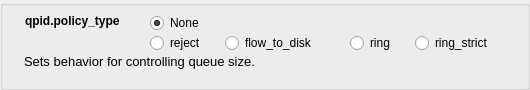
        <widget class="QGroupBox" name="groupBox_15">
         <property name="sizePolicy">
          <sizepolicy hsizetype="Preferred" vsizetype="Minimum">
           <horstretch>0</horstretch>
           <verstretch>0</verstretch>
          </sizepolicy>
         </property>
         <property name="minimumSize">
          <size>
           <width>0</width>
           <height>75</height>
          </size>
         </property>
         <property name="statusTip">
          <string>poicy_type</string>
         </property>
         <property name="title">
          <string/>
         </property>
         <widget class="QTextEdit" name="textEdit_15">
          <property name="enabled">
           <bool>true</bool>
          </property>
          <property name="geometry">
           <rect>
            <x>20</x>
            <y>50</y>
            <width>501</width>
            <height>31</height>
           </rect>
          </property>
          <property name="minimumSize">
           <size>
            <width>0</width>
            <height>31</height>
           </size>
          </property>
          <property name="font">
           <font>
            <pointsize>10</pointsize>
           </font>
          </property>
          <property name="focusPolicy">
           <enum>Qt::NoFocus</enum>
          </property>
          <property name="autoFillBackground">
           <bool>false</bool>
          </property>
          <property name="styleSheet">
           <string notr="true">background: transparent;</string>
          </property>
          <property name="frameShape">
           <enum>QFrame::NoFrame</enum>
          </property>
          <property name="frameShadow">
           <enum>QFrame::Plain</enum>
          </property>
          <property name="lineWidth">
           <number>0</number>
          </property>
          <property name="verticalScrollBarPolicy">
           <enum>Qt::ScrollBarAlwaysOff</enum>
          </property>
          <property name="horizontalScrollBarPolicy">
           <enum>Qt::ScrollBarAlwaysOff</enum>
          </property>
          <property name="readOnly">
           <bool>true</bool>
          </property>
          <property name="html">
           <string>&lt;!DOCTYPE HTML PUBLIC &quot;-//W3C//DTD HTML 4.0//EN&quot; &quot;http://www.w3.org/TR/REC-html40/strict.dtd&quot;&gt;
&lt;html&gt;&lt;head&gt;&lt;meta name=&quot;qrichtext&quot; content=&quot;1&quot; /&gt;&lt;style type=&quot;text/css&quot;&gt;
p, li { white-space: pre-wrap; }
&lt;/style&gt;&lt;/head&gt;&lt;body style=&quot; font-family:'Cantarell'; font-size:10pt; font-weight:400; font-style:normal;&quot;&gt;
&lt;p style=&quot; margin-top:0px; margin-bottom:0px; margin-left:0px; margin-right:0px; -qt-block-indent:0; text-indent:0px;&quot;&gt;Sets behavior for controlling queue size.&lt;/p&gt;&lt;/body&gt;&lt;/html&gt;</string>
          </property>
         </widget>
         <widget class="QLabel" name="policy_type">
          <property name="geometry">
           <rect>
            <x>25</x>
            <y>10</y>
            <width>121</width>
            <height>21</height>
           </rect>
          </property>
          <property name="font">
           <font>
            <weight>75</weight>
            <bold>true</bold>
           </font>
          </property>
          <property name="text">
           <string>qpid.policy_type</string>
          </property>
         </widget>
         <widget class="QRadioButton" name="policy_type_none">
          <property name="geometry">
           <rect>
            <x>150</x>
            <y>10</y>
            <width>66</width>
            <height>26</height>
           </rect>
          </property>
          <property name="text">
           <string>None</string>
          </property>
          <property name="checked">
           <bool>true</bool>
          </property>
         </widget>
         <widget class="QRadioButton" name="policy_type_reject">
          <property name="geometry">
           <rect>
            <x>150</x>
            <y>30</y>
            <width>71</width>
            <height>26</height>
           </rect>
          </property>
          <property name="statusTip">
           <string>reject</string>
          </property>
          <property name="text">
           <string>reject</string>
          </property>
         </widget>
         <widget class="QRadioButton" name="policy_type_flow_to_disk">
          <property name="geometry">
           <rect>
            <x>225</x>
            <y>30</y>
            <width>111</width>
            <height>26</height>
           </rect>
          </property>
          <property name="statusTip">
           <string>flow_to_disk</string>
          </property>
          <property name="text">
           <string>flow_to_disk</string>
          </property>
         </widget>
         <widget class="QRadioButton" name="policy_type_ring">
          <property name="geometry">
           <rect>
            <x>350</x>
            <y>30</y>
            <width>51</width>
            <height>26</height>
           </rect>
          </property>
          <property name="statusTip">
           <string>ring</string>
          </property>
          <property name="text">
           <string>ring</string>
          </property>
         </widget>
         <widget class="QRadioButton" name="policy_type_ring_strict">
          <property name="geometry">
           <rect>
            <x>415</x>
            <y>30</y>
            <width>96</width>
            <height>26</height>
           </rect>
          </property>
          <property name="statusTip">
           <string>ring_strict</string>
          </property>
          <property name="text">
           <string>ring_strict</string>
          </property>
         </widget>
        </widget>
